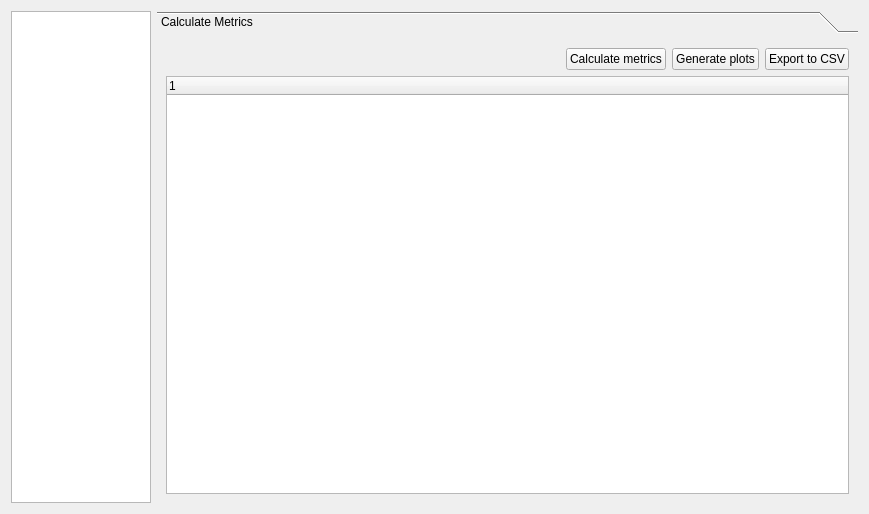
<?xml version="1.0" encoding="UTF-8"?>
<ui version="4.0">
 <class>EvaluationTool</class>
 <widget class="QWidget" name="EvaluationTool">
  <property name="geometry">
   <rect>
    <x>0</x>
    <y>0</y>
    <width>869</width>
    <height>514</height>
   </rect>
  </property>
  <property name="windowTitle">
   <string>Evaluate Traces</string>
  </property>
  <layout class="QGridLayout" name="gridLayout">
   <item row="0" column="0">
    <layout class="QHBoxLayout" name="horizontalLayout">
     <item>
      <widget class="QListView" name="listView">
       <property name="sizePolicy">
        <sizepolicy hsizetype="Expanding" vsizetype="Expanding">
         <horstretch>1</horstretch>
         <verstretch>0</verstretch>
        </sizepolicy>
       </property>
       <property name="selectionMode">
        <enum>QAbstractItemView::NoSelection</enum>
       </property>
      </widget>
     </item>
     <item>
      <widget class="QToolBox" name="toolBox">
       <property name="sizePolicy">
        <sizepolicy hsizetype="Preferred" vsizetype="Preferred">
         <horstretch>5</horstretch>
         <verstretch>0</verstretch>
        </sizepolicy>
       </property>
       <property name="currentIndex">
        <number>0</number>
       </property>
       <widget class="QWidget" name="page_2">
        <property name="geometry">
         <rect>
          <x>0</x>
          <y>0</y>
          <width>707</width>
          <height>464</height>
         </rect>
        </property>
        <attribute name="label">
         <string>Calculate Metrics</string>
        </attribute>
        <layout class="QGridLayout" name="gridLayout_3">
         <item row="0" column="0">
          <layout class="QVBoxLayout" name="verticalLayout_3">
           <item>
            <layout class="QHBoxLayout" name="horizontalLayout_3">
             <item>
              <spacer name="horizontalSpacer">
               <property name="orientation">
                <enum>Qt::Horizontal</enum>
               </property>
               <property name="sizeHint" stdset="0">
                <size>
                 <width>40</width>
                 <height>20</height>
                </size>
               </property>
              </spacer>
             </item>
             <item>
              <widget class="QPushButton" name="btn_calculateMetrics">
               <property name="text">
                <string>Calculate metrics</string>
               </property>
              </widget>
             </item>
             <item>
              <widget class="QPushButton" name="btn_genPlots">
               <property name="text">
                <string>Generate plots</string>
               </property>
              </widget>
             </item>
             <item>
              <widget class="QPushButton" name="btn_exportCSV">
               <property name="text">
                <string>Export to CSV</string>
               </property>
              </widget>
             </item>
            </layout>
           </item>
           <item>
            <widget class="TraceMetricTreeWidget" name="traceMetricTreeWidget">
             <column>
              <property name="text">
               <string notr="true">1</string>
              </property>
             </column>
            </widget>
           </item>
          </layout>
         </item>
        </layout>
       </widget>
      </widget>
     </item>
    </layout>
   </item>
  </layout>
 </widget>
 <customwidgets>
  <customwidget>
   <class>TraceMetricTreeWidget</class>
   <extends>QTreeWidget</extends>
   <header>presentation/tracemetrictreewidget.h</header>
  </customwidget>
 </customwidgets>
 <resources/>
 <connections/>
</ui>
